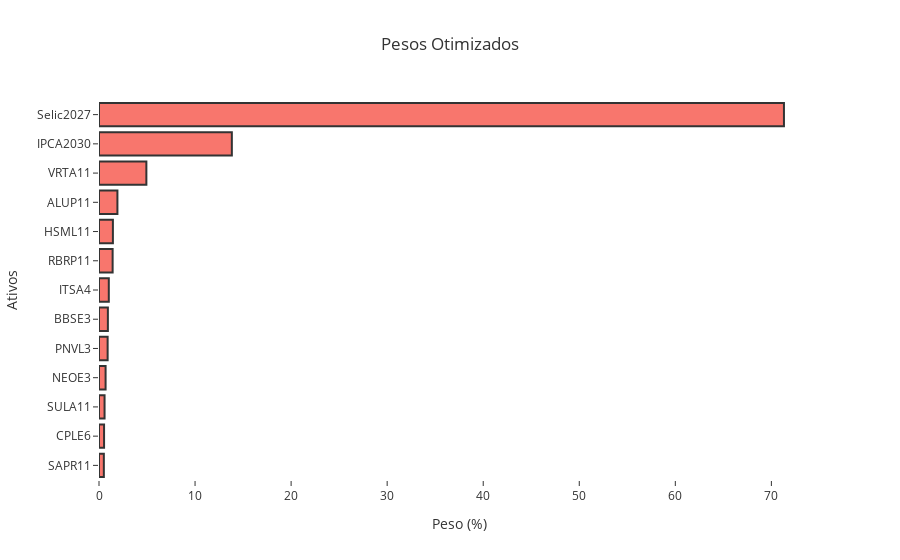

The notebook cell saved with this chart:
### Code cell
# plotly
pesos_acoes = pd.Series(
    {par[0]: par[1] for par in zip(carteira_fut.columns, pesos['HRP'])}
).sort_values(ascending=True)

titles = [
    'Pesos Otimizados',
    'Peso (%)',
    'Ativos'
]

data = [
    go.Bar(
        y=pesos_acoes.index,
        x=pesos_acoes.values * 100,
        marker={
            'line': {
                'color': '#333',
                'width': 2
            }
        },
        hoverinfo='x',
        orientation='h'
    )
]

cfg_layout = go.Layout(
    title=titles[0],
    xaxis=dict(
        title=titles[1],
        showgrid=False,
        showspikes=True,
        spikethickness=2,
        spikedash='dot',
        spikecolor='#999999',
        spikemode='across'
    ),
    yaxis=dict(
        title=titles[2],
        showgrid=False
    ),
    plot_bgcolor="#FFF",
    hoverdistance=100,
    spikedistance=1000
)

fig = go.Figure(data=data, layout=cfg_layout)

fig.update_layout(template='ggplot2')
fig.show()

del data, cfg_layout, fig

### Figure 1 — Plotly figure (JSON) as saved in the notebook; plotly's stock layout.template omitted (floating-point values rounded to 4 significant figures)
{"data": [{"hoverinfo": "x", "marker": {"line": {"color": "#333", "width": 2}}, "orientation": "h", "type": "bar", "x": [0.505, 0.528, 0.579, 0.686, 0.9, 0.924, 1.021, 1.419, 1.447, 1.918, 4.932, 13.83, 71.31], "y": ["SAPR11", "CPLE6", "SULA11", "NEOE3", "PNVL3", "BBSE3", "ITSA4", "RBRP11", "HSML11", "ALUP11", "VRTA11", "IPCA2030", "Selic2027"]}], "layout": {"hoverdistance": 100, "plot_bgcolor": "#FFF", "spikedistance": 1000, "title": {"text": "Pesos Otimizados"}, "xaxis": {"showgrid": false, "showspikes": true, "spikecolor": "#999999", "spikedash": "dot", "spikemode": "across", "spikethickness": 2, "title": {"text": "Peso (%)"}}, "yaxis": {"showgrid": false, "title": {"text": "Ativos"}}}}
